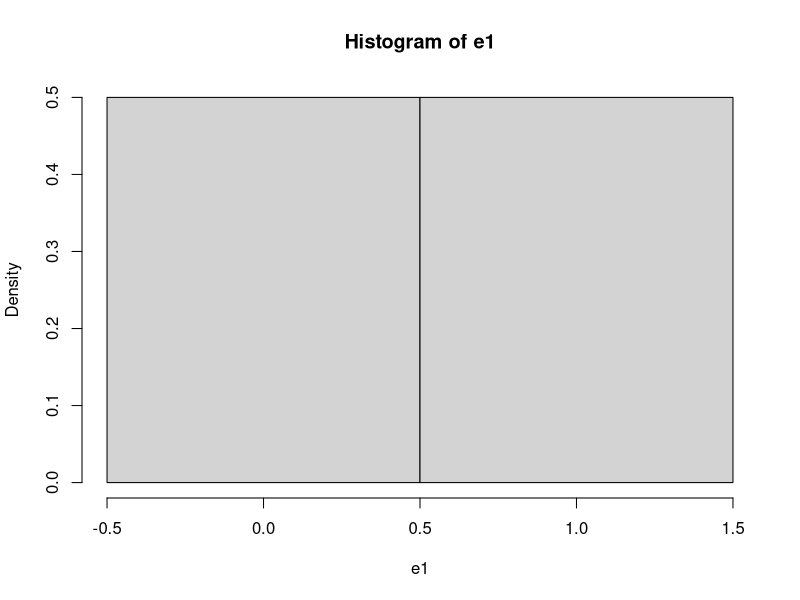
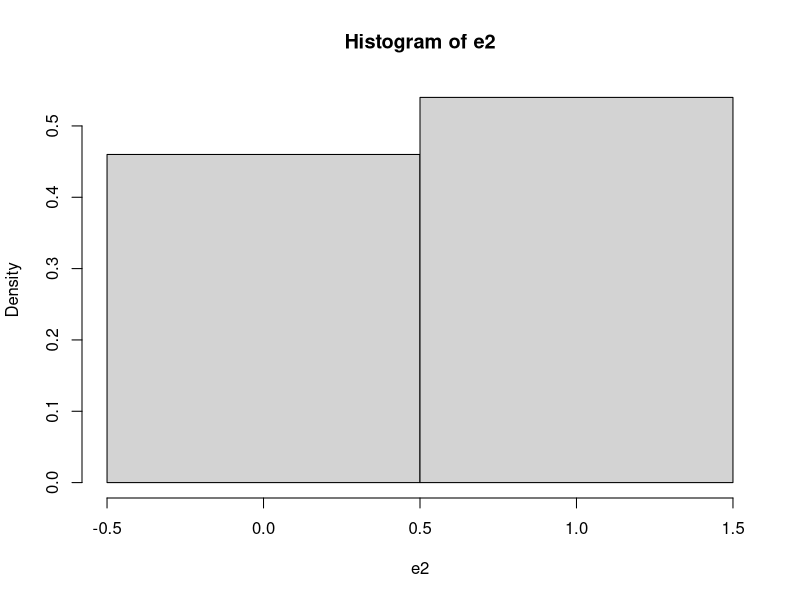
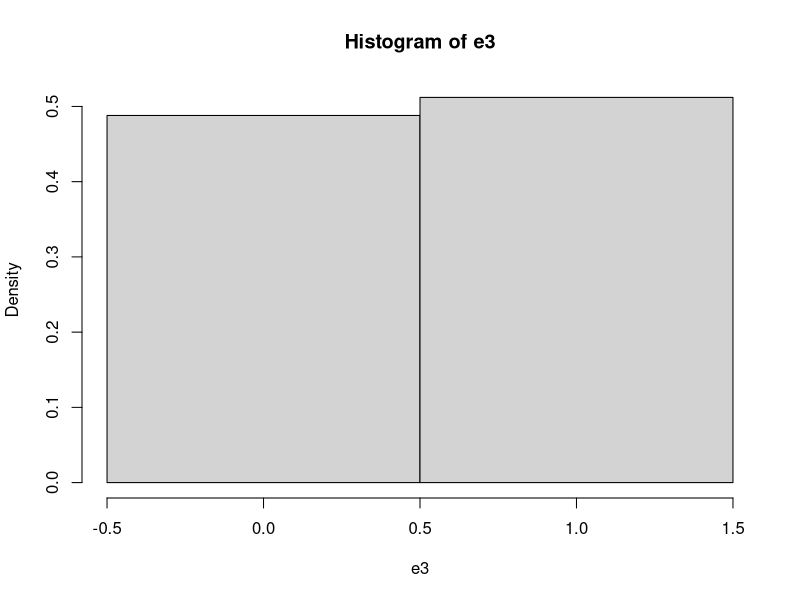
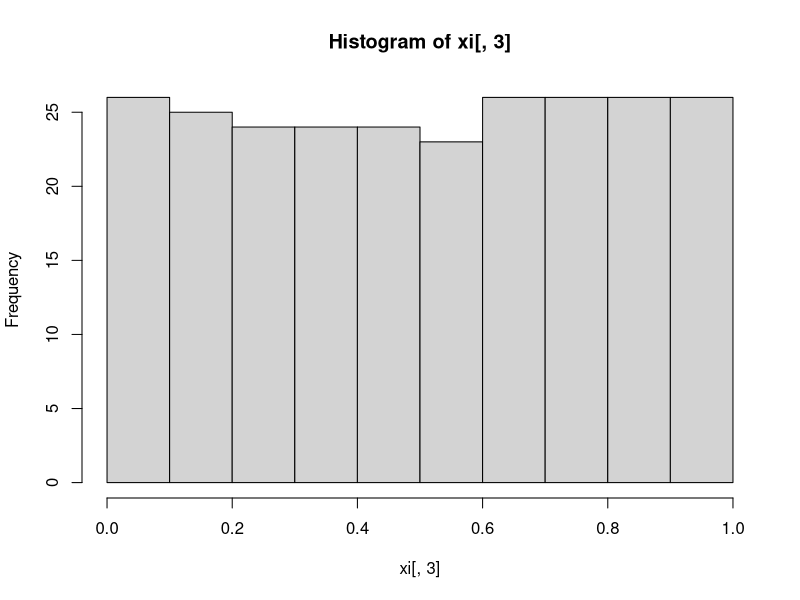
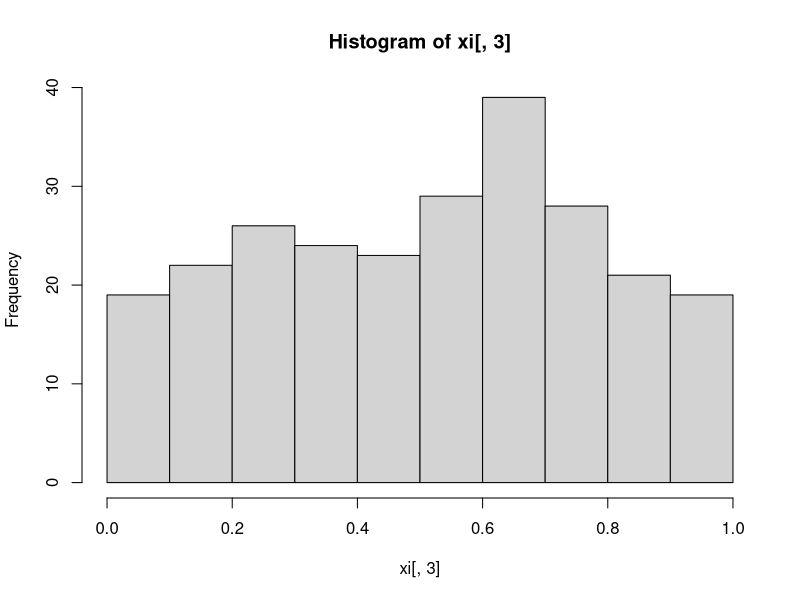
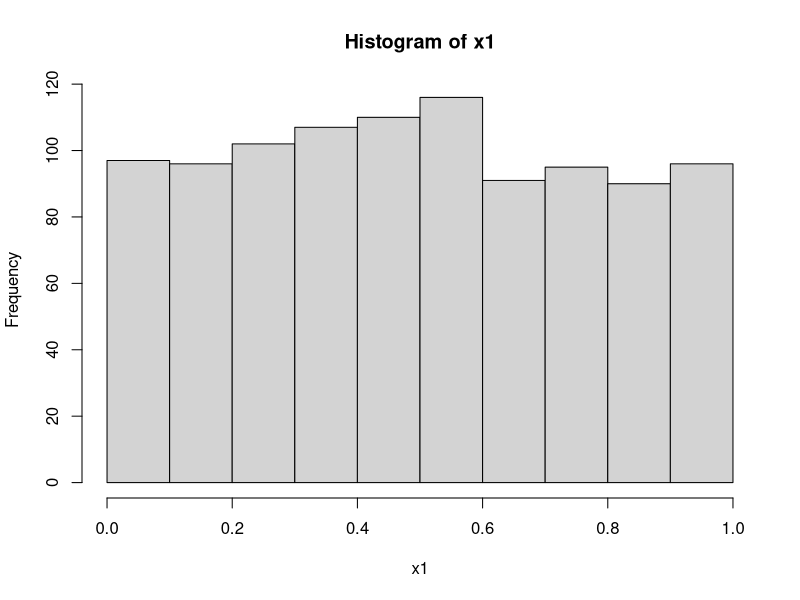

The R script that drew these images, in order: (Note: this script raises an error after producing the figures.)
## ---- chunk 1
#                      -=( Install & Load Package Function )=-
install_load <- function (package1, ...)  {   

   # convert arguments to vector
   packages <- c(package1, ...)

   # start loop to determine if each package is installed
   for(package in packages){

       # if package is installed locally, load
       if(package %in% rownames(installed.packages()))
          do.call('library', list(package))

       # if package is not installed locally, download, then load
       else {
          install.packages(package)
          do.call("library", list(package))
       }
   } 
}

install_load("MASS")

path <- function() gsub  ( "\\\\",  "/",  readClipboard ()  )
#Copy path, Panggil function di console
#Copy r path, paste ke var yang diinginkan
## ---- chunk 2
require("knitr")
opts_knit$set(root.dir = "C:/Users/Fathan/Documents/Obsidian Vault/2. Kuliah/Smt 6/1. Metode Simulasi dan Resampling")
## ---- chunk 3
FlipCoin <- function(n) sample(0:1, n, rep=T) 
n <- 10
e1 <- FlipCoin(n) 
e1 
## ---- chunk 4
cat("Banyaknya tail :", sum(e1==0), "dan Peluangnya :", sum(e1==0)/n,
    "\nBanyaknya head :", sum(e1==1), "dan Peluangnya :", sum(e1==1)/n)
## ---- chunk 5
hist(e1,breaks=c(-0.5, 0.5, 1.5), prob=T) 
## ---- chunk 6
#Menggunakan function sebelumnya
n <- 28 
gb <- FlipCoin(n)
gb

g = 0; b=0; B=0
for(i in 1:n){
  if(gb[i] == 1){
    g <- g+1
    b <- 0
  } else{
    b <- b+1
  }
  
  if(b==4){
    B <- B+1
    b <- 0
  }
}

cat("Banyaknya anak perempuan :", g,
    "\nBanyaknya 4 anak tanpa perempuan :", B, 
    "\nPeluangnya :", g/(g+B))
## ---- chunk 7
RollDie <- function(n) sample(1:6, n, rep=T)
n <- 50
d1 <- RollDie(n)
d1
## ---- chunk 8
cat("Banyaknya tail :", sum(d1==3), "dan Frekuensi Relatifnya :", sum(d1==3)/n)
## ---- chunk 9
n <- 100
e2 <- FlipCoin(n) 
cat("Banyaknya tail :", sum(e2==0), "dan Frekuensi Relatifnya :", sum(e2==0)/n,
    "\nBanyaknya head :", sum(e2==1), "dan Frekuensi Relatifnya :", sum(e2==1)/n)
## ---- chunk 10
hist(e2, breaks=c(-0.5, 0.5, 1.5), prob=T)
## ---- chunk 11
n <- 500
e3 <- FlipCoin(n) 
cat("Banyaknya tail :", sum(e3==0), "dan Peluangnya :", sum(e3==0)/n,
    "\nBanyaknya head :", sum(e3==1), "dan Peluangnya :", sum(e3==1)/n)
## ---- chunk 12
hist(e3, breaks=c(-0.5, 0.5, 1.5), prob=T)
## ---- chunk 13
Dice <- function(n){
  d <- RollDie(n)
  rolls <- numeric(0)
  for(i in 1:6) rolls = c(rolls, sum(d==i)/n)
return(rolls)
}

RollingDice <- data.frame(
  rolls.200 = Dice(200),
  rolls.1000 = Dice(1000)
) 
rownames(RollingDice) <- paste0("RF.", 1:6)
print(RollingDice)
## ---- chunk 14
x0 <-78 
n <- 250
a <- 1598
b <- 17
m <- 1000

xi <- matrix (NA , n, 3 )
colnames (xi) <-c( "aX(i-1)+b", "Xi", "Ui") 
for  (i in 1 :n){
  xi[i,1] <- (a * x0 + b) 
  xi[i,2] <- xi[i, 1]%%m 
  xi[i,3] <- xi[i, 2]/m 
  x0 <- xi[i,2]
}
hist(xi[,3])

cbind("i"=1:20,    "Xi"=xi[1:20,2], 
      "i"=101:120, "Xi"=xi[101:120,2], 
      "i"=201:220, "Xi"=xi[201:220,2])
## ---- chunk 15
x0 <-73 
n <- 250
a <- 17
b <- 7
m <- 1024

xi <- matrix (NA , n, 3 )
colnames (xi) <-c( "aX(i-1)+b", "Xi", "Ui") 
for  (i in 1 :n){
  xi[i,1] <- (a * x0 + b) 
  xi[i,2] <- xi[i, 1]%%m 
  xi[i,3] <- xi[i, 2]/m 
  x0 <- xi[i,2]
}
hist(xi[,3])

cbind("i"=1:20,    "Xi"=xi[1:20,2], 
      "i"=101:120, "Xi"=xi[101:120,2], 
      "i"=201:220, "Xi"=xi[201:220,2])
## ---- chunk 16
n <- 1000
x1 <- 0.9
for(i in 2:n) x1[i] <- (pi + x1[i-1])^5%%1

hist(x1)

cbind("i"=1:20,    "Xi"=xi[1:20,2], 
      "i"=101:120, "Xi"=xi[101:120,2], 
      "i"=201:220, "Xi"=xi[201:220,2])
## ---- chunk 17
install_load('readxl','dplyr','kableExtra','DT')
raw.data <- read_xlsx("Data pert 2.xlsx")
data <- raw.data
## ---- chunk 18
i <- 1000
p <- .65
X <- runif(i)
Y <- NULL
for (z in 1:i) ifelse (X[z] <= p, Y[z] <- 1, Y[z] <- 0)
(tabel <- table(Y)/length(Y))
barplot(tabel, main="Bernoulli")

i <- 1000
p <- .65
X <- runif(i)
Y <- (X <= p)+0
(tabel <- table(Y)/length(Y))
barplot(tabel, main="Bernoulli")
## ---- chunk 19
i <- 1000 
N <- 4
X <- runif(i) 
DU <- NULL
for (z in 1:i){
  if (X[z]<=1/N) DU[z]<-1
    else if (X[z]<=2/N) DU[z]<-2  
    else if (X[z]<=3/N) DU[z]<-3
  else DU[z] <- 4 
}
(tabel <- table(DU)/length(DU)) 
barplot(tabel, main="Seragam Diskret")


i <- 1000 
N <- 4
X <- runif(i)
DU <- as.numeric(cut(X, breaks=c(0, 1/N, 2/N, 3/N, 1),  
include.lowest = T))
(tabel <- table(DU)/length(DU)) 
barplot(tabel, main="Seragam Diskret")
i <- 1000  
N <- 4
X <- runif(i)
DU <- 1 +floor(N*X)
(tabel <- table(DU)/length(DU))  
barplot(tabel, main="Seragam Diskret")
## ---- chunk 20
#Binomial (5,0.65) 
i <- 1000
n <- 5  
p <- .65
Binom <- NULL  
for (z in 1:i){
  m <- 0
  for (k in 1:n){
    y <- (runif(1) <= p) +0  
    m <- m+y
  }
  Binom[z] <- m 
}
(tabel <- table(Binom)/length(Binom))  
barplot(tabel, main="Binomial")

#Binomial (3,0.5)  
i <- 1000
X <- runif(i)
Binom <- as.numeric(cut(X, breaks=c(0, 1/8, 4/8, 7/8, 1),  
include.lowest = T)) -1
(tabel <- table(Binom)/length(Binom)) 
barplot(tabel, main="Binomial")
## ---- chunk 21
set.seed(123)
geom <- rgeom(1000, prob = 0.2)

cat("Geometric Distribution (p = 0.2):\n")
head(geom)
hist(geom)
## ---- chunk 22
nbinom <- rnbinom(1000, size = 5, prob = 0.3)

cat("\nNegative Binomial Distribution (size = 5, prob = 0.3):\n")
head(nbinom)
hist(nbinom)
## ---- chunk 23
i <- 1000
lambda <- 3 
U <- runif(i)
X <- -log(U)/lambda  
hist(X)
## ---- chunk 24
#Gamma(α=5,β=3)  
i <- 1000
lambda <- 3 
alpha <- 5
U <- log(runif(i*alpha))  
Um <- matrix(U, i)
Y <- apply(Um, 1, sum) 
Gama <- -Y/lambda  
hist(Gama)
## ---- chunk 25
#chi-square(10)  
i <- 1000
lambda <- 2 
alpha <- 5
U <- log(runif(i*alpha))  
Um <- matrix(U, i)
Y <- apply(Um, 1, sum) 
chi <- -Y/lambda  
hist(chi)

#chi-square(11)  
i <- 1000
lambda <- 2 
alpha <- 5
U <- log(runif(i*alpha))  
Um <- matrix(U, i)
Y <- apply(Um, 1, sum) 
chi <- -Y/lambda
chi <- chi +(rnorm(i))^2  
hist(chi)
## ---- chunk 26
#Poisson(1) melalui ekponensial  
i <- 1000
lambda <- 1  
K <- NULL
for (z in 1:i){ 
  sk <- 0  
  k <- 0
  while (sk<=1){
    u <- runif(1)
    y <- -log(u)/lambda 
    sk <- y+sk
    k <- k+1 
  }
  K[z] <- k-1 
}
(tabel <- table(K)/length(K)) 
barplot(tabel)

#Poisson(1) melalui seragam  
i <- 1000
lambda <- 1  
K <- NULL
for (z in 1:i){ 
  k <- 0
  sk <- 1
  while(sk >= exp(-lambda)){  
    u <- runif(1)
    sk <- sk*u 
    k <- k+1
  } 
  K[z] <- k
}
(tabel <- table(K)/length(K)) 
barplot(tabel)
## ---- chunk 27
#Membangkitkan Data Gamma(5,1) 
set.seed(123)
X=rgamma(100,5,scale = 1) 
head(X)
plot(density(X))
## ---- chunk 28
set.seed(15)
k<-1000 # ulangan

n<-10 #banyak sampel
x11<-matrix(rnorm(n*k),k) #bangkitkan sampel
hist(x11)
x11<-apply(x11,1,mean) #simpan rataan
hist(x11, main = "Sebaran Percontohan Normal 10 Sampel")
mean(x11); var(x11)
## ---- chunk 29
set.seed(15)
k<-1000 # ulangan

n<-30 #banyak sampel
x12<-matrix(rnorm(n*k),k) #bangkitkan sampel
hist(x12)

x12<-apply(x12,1,mean) #simpan rataan
hist(x12, main = "Sebaran Percontohan Normal 30 Sampel")
mean(x12); var(x12)
## ---- chunk 30
set.seed(15)
k<-1000 # ulangan

n<-100 #banyak sampel
x13<-matrix(rnorm(n*k),k) #bangkitkan sampel
hist(x13)
x13<-apply(x13,1,mean) #simpan rataan
hist(x13, main = "Sebaran Percontohan Normal 100 Sampel")
mean(x13); var(x13)
## ---- chunk 31
set.seed(15)
k<-1000 # ulangan

n<-10 #banyak sampel
x21<-matrix(rexp(n*k),k) #bangkitkan sampel
hist(x21)

x21<-apply(x21,1,mean) #simpan rataan
hist(x21, main = "Sebaran Percontohan Eksponensial 10 Sampel")
mean(x21); var(x21)
## ---- chunk 32
set.seed(15)
k<-1000 # ulangan

n<-30 #banyak sampel
x22<-matrix(rexp(n*k),k) #bangkitkan sampel
hist(x22)
x22<-apply(x22,1,mean) #simpan rataan
hist(x22, main = "Sebaran Percontohan Eksponensial 30 Sampel") 
mean(x22); var(x22)
## ---- chunk 33
set.seed(15)
k<-1000 # ulangan

n<-100 #banyak sampel
x23<-matrix(rexp(n*k),k) #bangkitkan sampel
hist(x23)
x23<-apply(x23,1,mean) #simpan rataan
hist(x23, main = "Sebaran Percontohan Eksponensial 100 Sampel")
mean(x23); var(x23)
## ---- chunk 34
set.seed(15)
k<-1000 # ulangan

n<-10 #banyak sampel
x31<-matrix(runif(n*k),k) #bangkitkan sampel
hist(x31)
x31<-apply(x31,1,mean) #simpan rataan
hist(x31, main = "Sebaran Percontohan Seragam 10 Sampel")
mean(x31); var(x31)
## ---- chunk 35
set.seed(15)
k<-1000 # ulangans

n<-30 #banyak sampel
x32<-matrix(runif(n*k),k) #bangkitkan sampel
hist(x32)
x32<-apply(x32,1,mean) #simpan rataan
hist(x32, main = "Sebaran Percontohan Seragam 30 Sampel")
mean(x32); var(x32)
## ---- chunk 36
set.seed(15)
k<-1000 # ulangan

n<-100 #banyak sampel
x33<-matrix(runif(n*k),k) #bangkitkan sampel
hist(x33)
x33<-apply(x33,1,mean) #simpan rataan
hist(x33, main = "Sebaran Percontohan Seragam 100 Sampel")
mean(x33); var(x33)
## ---- chunk 37
par(mfrow=c(3,3))
hist(x11, main = "Normal 10 Sampel",xlim = c(-2,2));hist(x12, main = "Normal 30 Sampel",xlim = c(-2,2));hist(x13, main = "Normal 100 Sampel",xlim = c(-2,2));
hist(x21, main = "Eksponensial 10 Sampel",xlim = c(0,2));hist(x22, main = "Eksponensial 30 Sampel",xlim = c(0,2));hist(x23, main = "Eksponensial 100 Sampel",xlim = c(0,2));
hist(x31, main = "Seragam 10 Sampel",xlim = c(0,1));hist(x32, main = "Seragam 30 Sampel",xlim = c(0,1));hist(x33, main = "Seragam 100 Sampel",xlim = c(0,1))
## ---- chunk 38
set.seed(15)
k<-1000 # ulangan

n<-10 #banyak sampel
x21<-matrix(rexp(n*k),k) #bangkitkan sampel
hist(x21)
x21<-apply(x21,1,mean) #simpan rataan
hist(x21, main = "Sebaran Percontohan Eksponensial 10 Sampel")
mean(x21); var(x21)
## ---- chunk 39
k <- 1000
n <- 10
set.seed(14)
y1<-rexp(n*k)

set.seed(14)
coba<-matrix(rexp(n*k), k)
hist(y1)
hist(coba)
## ---- chunk 40
y1<-rnorm(1000000)
coba<-matrix(rexp(1000000), 10000)

y2<-rexp(1000000)
y3<-runif(1000000)
hist(y1, main = "Populasi Terhingga Normal")

hist(y2, main = "Populasi Terhingga Eksponensial")

hist(y3, main = "Populasi Terhingga Uniform")
## ---- chunk 41
k<-1000
n<-10
z11<-matrix(sample(y1, n*k),k)
z21<-matrix(sample(y2,n*k),k)
z31<-matrix(sample(y3,n*k),k)
z11<-apply(z11,1,mean)
z21<-apply(z21,1,mean)
z31<-apply(z31,1,mean)
hist(z11)

hist(z21)

hist(z31)
## ---- chunk 42
meandata10 = (c(mean(z11),mean(z21),mean(z31)))
vardata10 = (c(var(z11),var(z21),var(z31)))
normal10 = data.frame("Mean" = meandata10, "Var" = vardata10, row.names = c("Normal","Eksponensial","Seragam"))
print(normal10)
## ---- chunk 43
k<-1000
n<-30
z12<-matrix(sample(y1,n*k),k)
z22<-matrix(sample(y2,n*k),k)
z32<-matrix(sample(y3,n*k),k)
z12<-apply(z12,1,mean)
z22<-apply(z22,1,mean)
z32<-apply(z32,1,mean)
hist(z12)

hist(z22)

hist(z32)
## ---- chunk 44
meandata30 = (c(mean(z12),mean(z22),mean(z32)))
vardata30 = (c(var(z12),var(z22),var(z32)))
normal30 = data.frame("Mean" = meandata30, "Var" = vardata30, row.names = c("Normal","Eksponensial","Seragam"))
print(normal30)
## ---- chunk 45
k<-1000
n<-100
z13<-matrix(sample(y1,
n*k),k)
z23<-matrix(sample(y2,
n*k),k)
z33<-matrix(sample(y3,
n*k),k)
z13<-apply(z13,1,mean)
z23<-apply(z23,1,mean)
z33<-apply(z33,1,mean)
hist(z13)

hist(z23)

hist(z33)
## ---- chunk 46
meandata100 = (c(mean(z13),mean(z23),mean(z33)))
vardata100 = (c(var(z13),var(z23),var(z33)))
normal100 = data.frame("Mean" = meandata100, "Var" = vardata100, row.names = c("Normal","Eksponensial","Seragam"))
print(normal100)
## ---- chunk 47
par(mfrow=c(3,3))
hist(z11, main = "Normal 10 Sampel",xlim = c(-2,2));hist(z12, main = "Normal 30 Sampel",xlim = c(-2,2));hist(z13, main = "Normal 100 Sampel",xlim = c(-2,2));
hist(z21, main = "Eksponensial 10 Sampel",xlim = c(0,2));hist(z22, main = "Eksponensial 30 Sampel",xlim = c(0,2));hist(z23, main = "Eksponensial 100 Sampel",xlim = c(0,2));
hist(z31, main = "Seragam 10 Sampel",xlim = c(0,1));hist(z32, main = "Seragam 30 Sampel",xlim = c(0,1));hist(z33, main = "Seragam 100 Sampel",xlim = c(0,1))
## ---- chunk 48
k<-1000 # ulangan
n<-5 #banyak sampel
set.seed(15)
y21<-matrix(-rexp(n*k),k) #bangkitkan sampel
hist(y21)

yy21<-apply(y21,1,mean) #simpan rataan
hist(yy21, main = "Sebaran Percontohan Eksponensial Negatif 5 Sampel")


n<-50 #banyak sampel
set.seed(15)
y22<-matrix(-rexp(n*k),k) #bangkitkan sampel
hist(y22)

yy22<-apply(y22,1,mean) #simpan rataan
hist(yy22, main = "Sebaran Percontohan Eksponensial Negatif 50 Sampel")


n<-500 #banyak sampel
set.seed(15)
y23<-matrix(-rexp(n*k),k) #bangkitkan sampel
hist(y23)

yy23<-apply(y23,1,mean) #simpan rataan
hist(yy23, main = "Sebaran Percontohan Eksponensial Negatif 500 Sampel")
## ---- chunk 49
par(mfrow=c(3,3))
hist(z11, main = "Normal 10 Sampel",xlim = c(-2,2));hist(z12, main = "Normal 30 Sampel",xlim = c(-2,2));hist(z13, main = "Normal 100 Sampel",xlim = c(-2,2));
hist(z21, main = "Eksponensial 10 Sampel",xlim = c(0,2));hist(z22, main = "Eksponensial 30 Sampel",xlim = c(0,2));hist(z23, main = "Eksponensial 100 Sampel",xlim = c(0,2));
hist(z31, main = "Seragam 10 Sampel",xlim = c(0,1));hist(z32, main = "Seragam 30 Sampel",xlim = c(0,1));hist(z33, main = "Seragam 100 Sampel",xlim = c(0,1))
